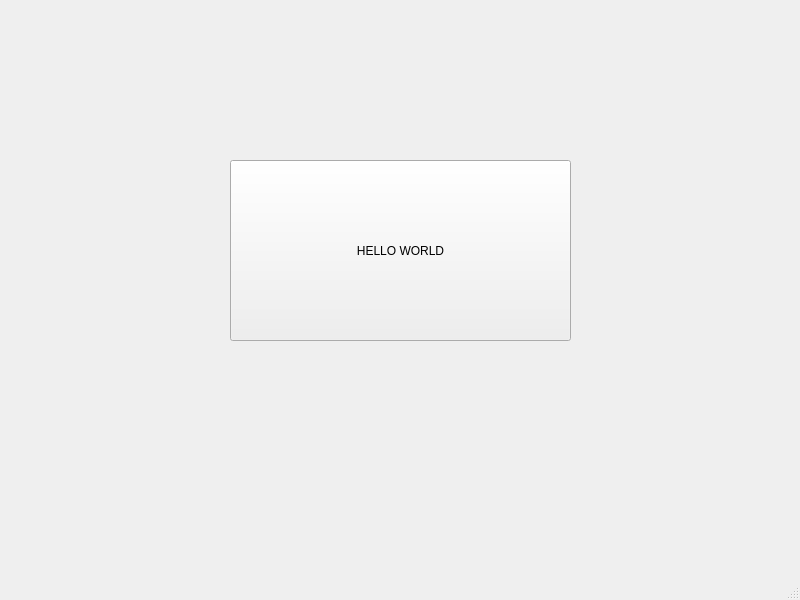
<?xml version="1.0" encoding="UTF-8"?>
<ui version="4.0">
 <class>MainWindow</class>
 <widget class="QMainWindow" name="MainWindow">
  <property name="geometry">
   <rect>
    <x>0</x>
    <y>0</y>
    <width>800</width>
    <height>600</height>
   </rect>
  </property>
  <property name="windowTitle">
   <string>MainWindow</string>
  </property>
  <widget class="QWidget" name="centralwidget">
   <widget class="QPushButton" name="pushButton">
    <property name="geometry">
     <rect>
      <x>230</x>
      <y>160</y>
      <width>341</width>
      <height>181</height>
     </rect>
    </property>
    <property name="text">
     <string>HELLO WORLD</string>
    </property>
   </widget>
  </widget>
  <widget class="QMenuBar" name="menubar">
   <property name="geometry">
    <rect>
     <x>0</x>
     <y>0</y>
     <width>800</width>
     <height>26</height>
    </rect>
   </property>
  </widget>
  <widget class="QStatusBar" name="statusbar"/>
 </widget>
 <resources/>
 <connections/>
</ui>
